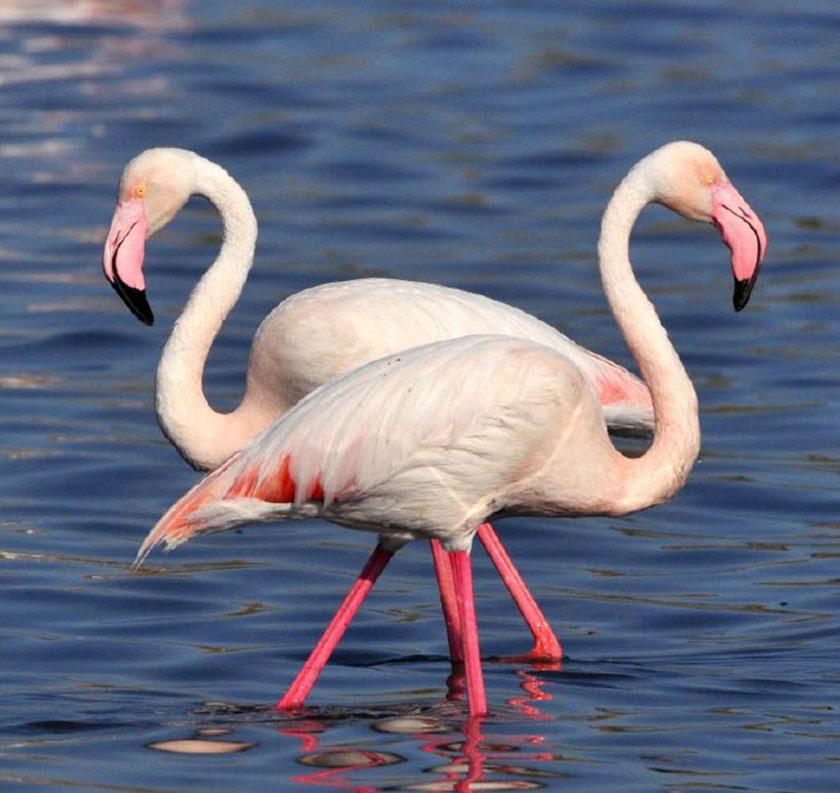
#> input picture pythonOdev2/kus.jpg, 840 x 793 px
$ python main.py
#> lines starting #> are read from the running program, lines starting #| are printed output that depends on the picture
import cv2
import numpy as np

kus=cv2.imread("kus.jpg",0)
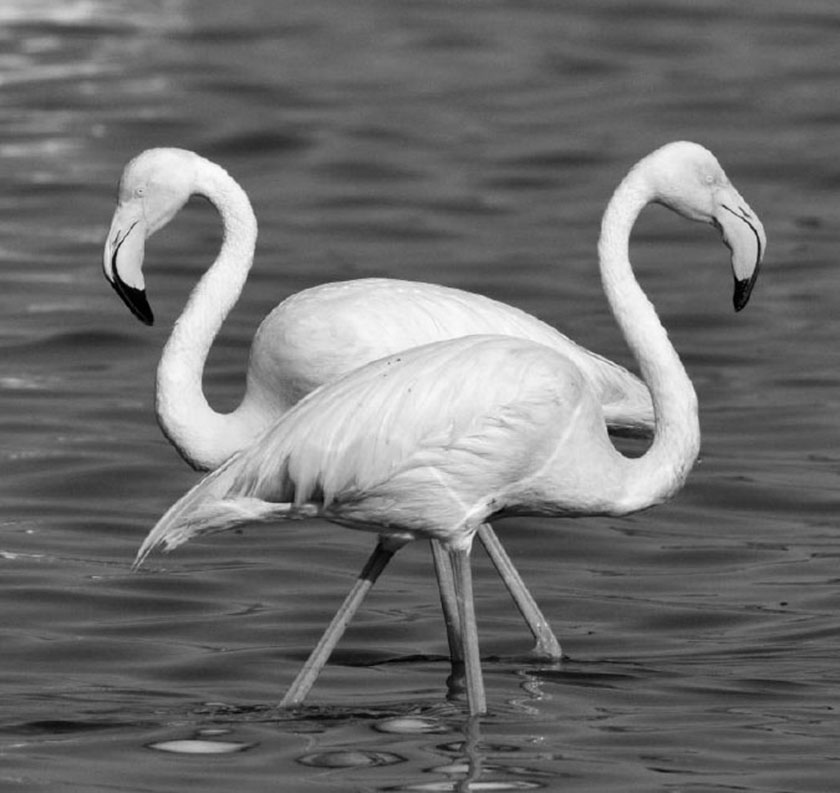
#> kus: shape (793, 840); min 0, max 253, mean 110.6
cv2.imshow("kus.jpg",kus)
cv2.waitKey()

max = np.max(kus)
#> max = 253
print(max)
#| 253

[l,m] = kus.shape
#> l = 793; m = 840
newkus = np.zeros([l,m], dtype=np.uint8)

for i in range(l):
    for j in range(m):
        newkus[i,j] = max - kus[i,j]  #maxımum değerden görüntüyü çıkartıp görüntünün ters görünmesini sağlıyo.
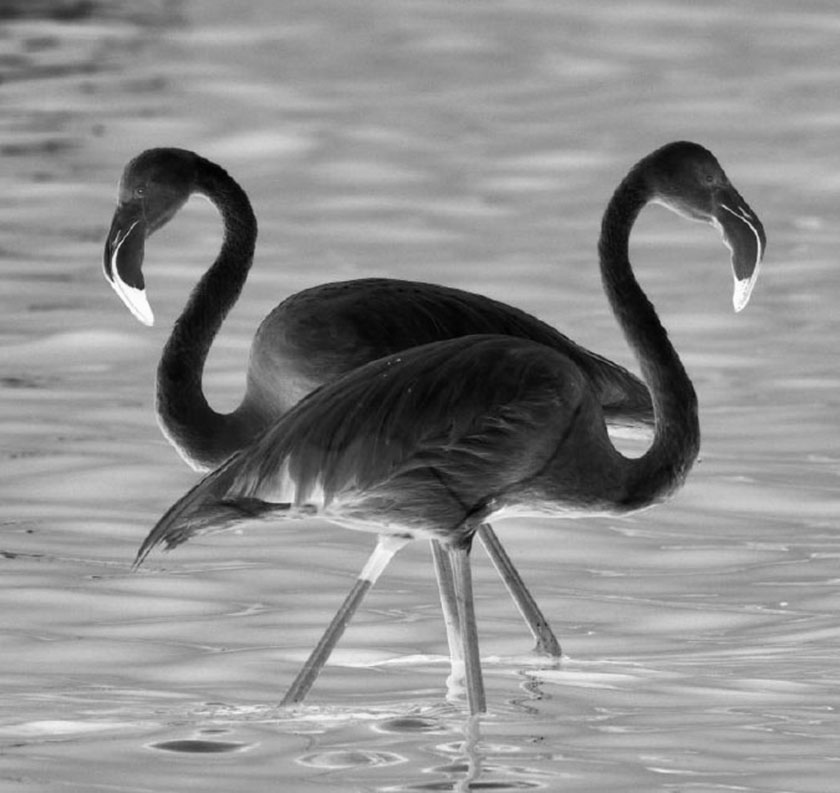
#> newkus: shape (793, 840); min 0, max 253, mean 142.4


cv2.imshow("Negatif Kus",newkus)
cv2.waitKey()
